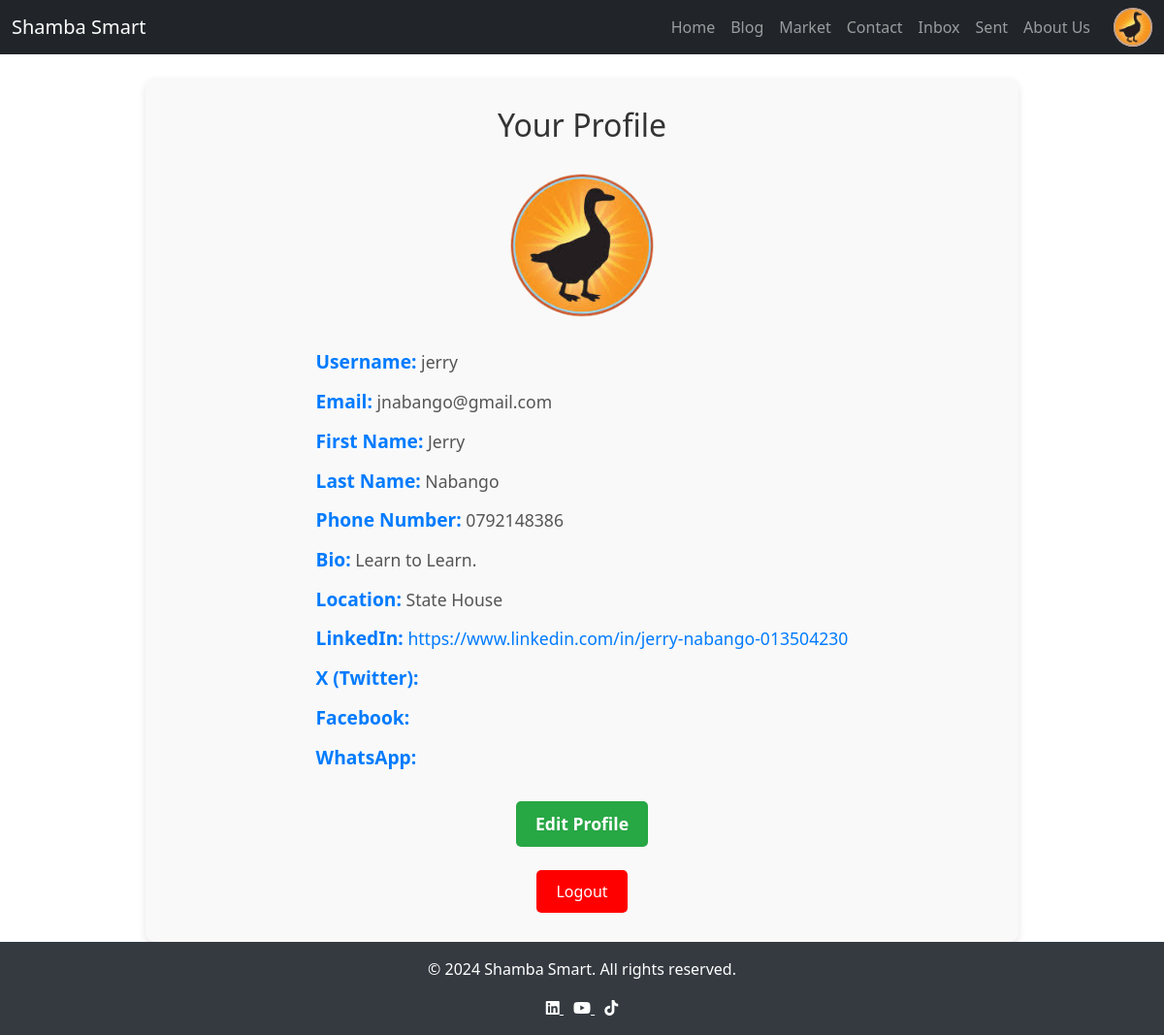
The page /profile/ (signed in) on the database its author committed.
### farm/models.py (models this page shows, shortened)
class CustomUser(AbstractUser):
    FARMER = 'Farmer'
    PROFESSIONAL = 'Professional'
    ROLE_CHOICES = [
        (FARMER, 'Farmer'),
        (PROFESSIONAL, 'Professional'),
    ]
    role = models.CharField(max_length=50, choices=ROLE_CHOICES,
                            default=FARMER)
    profile_picture = models.ImageField(
        default='images/default_profile.png',
        upload_to='profile_pics/',
        null=True,
        blank=True
    )
    phone_number = models.CharField(max_length=15, null=True, blank=True)
    bio = models.TextField(null=True, blank=True)
    location = models.CharField(max_length=255, null=True, blank=True)
    linkedin = models.URLField(null=True, blank=True)
    x = models.URLField(null=True, blank=True)
    facebook = models.URLField(null=True, blank=True)
    whatsapp = models.CharField(max_length=15, null=True, blank=True)

### farm/views.py (the view)
# urls.py: path('profile/', views.profile, name='profile'),
@login_required
def profile(request):
    return render(request, 'profile.html', {'user': request.user})

### farm/templates/profile.html (shortened to what this page needs)
{% extends "home.html" %}
{% load static %}
{% block content %}
    <div class="profile-container">
        <h2>Your Profile</h2>
        <a href="{% url 'edit_profile' %}">
            {% if user.profile_picture %}
                <img
                    src="{{ user.profile_picture.url }}"
                    alt="Profile Picture"
                    class="profile-picture"
                >
            {% else %}
                <img
                    src="{% static 'images/default_profile.png' %}"
                    alt="Default Profile Picture"
                    class="profile-picture"
                >
            {% endif %}
        </a>
        <div class="profile-details">
            <p><strong>Username:</strong> <span>{{ user.username }}</span></p>
            <p><strong>Email:</strong> <span>{{ user.email }}</span></p>
            <p><strong>First Name:</strong> <span>{{ user.first_name }}</span></p>
            <p><strong>Last Name:</strong> <span>{{ user.last_name }}</span></p>
            <p><strong>Phone Number:</strong> <span>{{ user.phone_number }}</span></p>
            <p><strong>Bio:</strong> <span>{{ user.bio }}</span></p>
            <p><strong>Location:</strong> <span>{{ user.location }}</span></p>
            <p><strong>LinkedIn:</strong> <a href="{{ user.linkedin }}" target="_blank">{{ user.linkedin }}</a></p>
            <p><strong>X (Twitter):</strong> <a href="{{ user.x }}" target="_blank">{{ user.x }}</a></p>
            <p><strong>Facebook:</strong> <a href="{{ user.facebook }}" target="_blank">{{ user.facebook }}</a></p>
            <p><strong>WhatsApp:</strong> </p>
        </div>
        <div class="edit-profile-link">
            <a href="{% url 'edit_profile' %}">Edit Profile</a>
        </div>
        <br>
        <div class="logout-button">
            <form action="{% url 'logout' %}" method="POST">
                <button type="submit">Logout</button>
            </form>
        </div>
    </div>
{% endblock %}

### farm/templates/base.html (shortened to what this page needs)
{% load static %}
<!DOCTYPE html>
<html lang="en">
<head>
    <link rel="stylesheet" href="https://cdnjs.cloudflare.com/ajax/libs/font-awesome/6.0.0-beta3/css/all.min.css">
    <link rel="stylesheet" href="https://cdnjs.cloudflare.com/ajax/libs/bootstrap/5.1.3/css/bootstrap.min.css">
</head>
<body>
    <header>
        <nav class="navbar navbar-expand-lg navbar-dark bg-dark">
            <div class="container-fluid">
                <a class="navbar-brand" href="{% url 'home' %}">Shamba Smart</a>
                <div class="collapse navbar-collapse" id="navbarNav">
                    <ul class="navbar-nav ms-auto">
                        <li class="nav-item"><a class="nav-link" href="{% url 'home' %}">Home</a></li>
                        <li class="nav-item"><a class="nav-link" href="{% url 'blog_posts' %}">Blog</a></li>
                        <li class="nav-item"><a class="nav-link" href="{% url 'market' %}">Market</a></li>
                        <li class="nav-item"><a class="nav-link" href="{% url 'contact_us' %}">Contact</a></li>
                        {% if user.is_authenticated %}
                            <li class="nav-item"><a class="nav-link" href="{% url 'inbox' %}">Inbox</a></li>
                            <li class="nav-item"><a class="nav-link" href="{% url 'sent_messages' %}">Sent</a></li>
                            <li class="nav-item"><a class="nav-link" href="{% url 'about' %}">About Us</a></li>
                            <li class="nav-item profile-item">
                                <a href="{% url 'profile' %}">
                                    {% if user.profile_picture %}
                                        <img src="{{ user.profile_picture.url }}" alt="Profile Picture" class="profile-img">
                                    {% else %}
                                        <img src="{% static 'images/default_profile.png' %}" alt="Default Profile Picture" class="profile-img">
                                    {% endif %}
                                </a>
                            </li>
                        {% else %}
                            <li class="nav-item"><a class="nav-link" href="{% url 'login' %}">Sign In</a></li>
                            <li class="nav-item"><a class="nav-link" href="{% url 'register' %}">Sign Up</a></li>
                        {% endif %}
                    </ul>
                </div>
            </div>
        </nav>
    </header>
    <main class="container mt-4">
        {% block content %}
        {% endblock %}
    </main>
    <footer>
        <p>&copy; 2024 Shamba Smart. All rights reserved.</p>
        <div>
            <a href="https://www.linkedin.com" target="blank" style="color: #fff; margin-right: 10px;">
                <i class="fab fa-linkedin"></i>
            </a>
            <a href="https://www.youtube.com" target="blank" style="color: #fff; margin-right: 10px;">
                <i class="fab fa-youtube"></i>
            </a>
            <a href="https://www.tiktok.com" target="blank" style="color: #fff;">
                <i class="fab fa-tiktok"></i>
            </a>
        </div>
    </footer>
</body>
</html>

### farm/templates/base.html (style rules this page uses)
html, body { height: 100%; margin: 0; display: flex; flex-direction: column; }
body { min-height: 100%; }
main { flex: 1; }
footer { background-color: #343a40; color: white; text-align: center; padding: 1rem 0; margin-top: auto; }
.profile-img { width: 40px; height: 40px; border-radius: 50%; object-fit: cover; cursor: pointer; }
.navbar-nav { display: flex; align-items: center; }
.navbar-nav.ms-auto { margin-left: auto; }
.profile-item { margin-left: 1rem; }

### farm/templates/profile.html (style rules this page uses)
.profile-container { display: flex; flex-direction: column; align-items: center; justify-content: center; padding: 30px; max-width: 900px; margin: 0 auto; background-color: #f9f9f9; border-radius: 10px; box-shadow: 0 4px 8px rgba(0, 0, 0, 0.1); }
h2 { font-size: 2rem; color: #333; margin-bottom: 30px; }
.profile-picture { border-radius: 50%; width: 150px; height: 150px; object-fit: cover; margin-bottom: 20px; transition: transform 0.3s ease; }
.profile-details p { font-size: 1.1rem; color: #333; margin: 10px 0; line-height: 1.6; }
.profile-details strong { color: #007BFF; font-weight: bold; font-size: 1.2rem; }
.profile-details span { color: #555; font-size: 1.1rem; }
.profile-details a { color: #007BFF; text-decoration: none; }
.edit-profile-link a { display: inline-block; background-color: #28a745; color: white; padding: 10px 20px; font-size: 1.1rem; font-weight: 600; text-decoration: none; border-radius: 5px; transition: background-color 0.3s ease, transform 0.3s ease; margin-top: 20px; }
.logout-button button { padding: 10px 20px; background-color: #FF0000; color: white; border: none; cursor: pointer; font-size: 1rem; border-radius: 5px; transition: background-color 0.3s ease; }

### rows shown on the page
CustomUser: profile_picture (picture), username "jerry", email "jnabango@gmail.com", first_name "Jerry", last_name "Nabango", phone_number "0792148386", bio "Learn to Learn.", location "State House", linkedin "https://www.linkedin.com/in/jerry-nabango-013504230"
